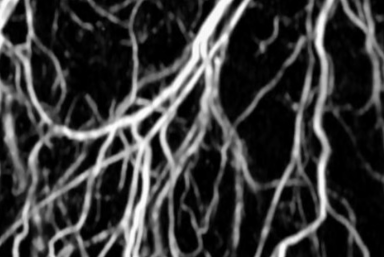
#> input picture testset/McM/HR/1.png, 384 x 257 px, found by its file name; its folder holds only this picture in this run
$ python size.py
#> lines starting #> are read from the running program, lines starting #| are printed output that depends on the picture
import os
import cv2

# 输入图片文件夹（你的 HR 或训练集）
input_folder = r"J:/MaskedDenoising-main/PAtestset/HR"        # ← 这里改成你的输入目录
output_folder = r"J:/MaskedDenoising-main/PAtestset/HR1"    # ← 输出目录

target_size = (1600,1600)  # 目标分辨率

os.makedirs(output_folder, exist_ok=True)

for filename in os.listdir(input_folder):
    if filename.lower().endswith(('.png', '.jpg', '.jpeg', '.bmp', '.tiff')):
        input_path = os.path.join(input_folder, filename)
        output_path = os.path.join(output_folder, filename)

        img = cv2.imread(input_path)
#> img is the input picture: shape (257, 384, 3); min 0, max 254, mean 56.6
        if img is None:
            print(f"读取失败，跳过：{input_path}")
            continue

        img_resized = cv2.resize(img, target_size, interpolation=cv2.INTER_AREA)
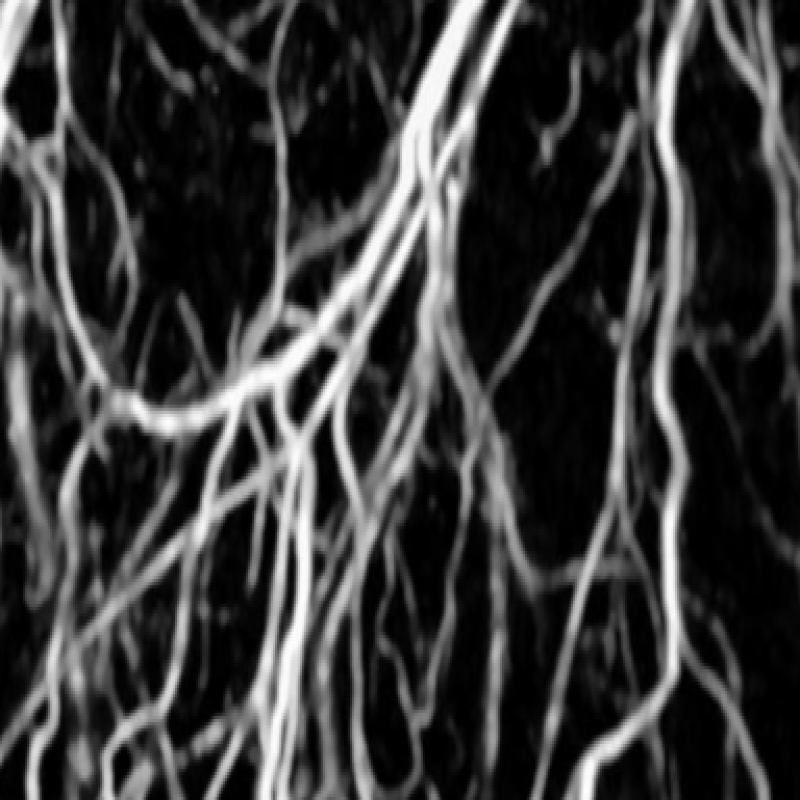
#> img_resized: shape (1600, 1600, 3) (shown at 1/2 size); min 0, max 254, mean 56.6
        cv2.imwrite(output_path, img_resized)

        print(f"已处理：{filename}")

print("全部图片已成功 resize 到 64×64 !")
